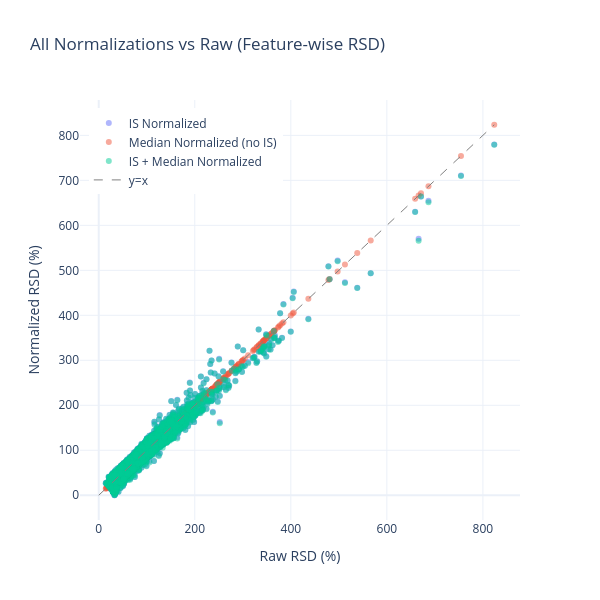

The code cell stored with this chart in its notebook:
### Markdown cell above
### Scatter-plot of RSDs comparison (single grid)

### Code cell
try:
    fig4 = go.Figure()
    colors = ["#636EFA", "#EF553B", "#00CC96"]
    labels = ["IS Normalized", "Median Normalized (no IS)", "IS + Median Normalized"]
    datasets = [rsd_is, rsd_median_only, rsd_final]
    max_val = max(rsd_raw.max(), max(d.max() for d in datasets))
    for data, color, label in zip(datasets, colors, labels):
        fig4.add_trace(go.Scatter(
            x=rsd_raw,
            y=data,
            mode='markers',
            marker=dict(color=color, opacity=0.5, size=6),
            name=label
        ))
    fig4.add_trace(go.Scatter(
        x=[0, max_val],
        y=[0, max_val],
        mode='lines',
        line=dict(color='gray', dash='dash', width=1),
        name='y=x'
    ))
    fig4.update_layout(
        title="All Normalizations vs Raw (Feature-wise RSD)",
        xaxis_title="Raw RSD (%)",
        yaxis_title="Normalized RSD (%)",
        template="plotly_white",
        width=600,
        height=600,
        legend=dict(x=0.02, y=0.98)
    )
    fig4.show()
except Exception as e:
    print(f"ERROR during RSD scatter-plot (single grid) comparison: {e}")

### Figure 1 — Plotly figure (JSON) as saved in the notebook; plotly's stock layout.template omitted (floating-point values rounded to 4 significant figures; data arrays with more than 128 entries replaced by an {"elided": "..."} marker saying what was removed)
{"data": [{"marker": {"color": "#636EFA", "opacity": 0.5, "size": 6}, "mode": "markers", "name": "IS Normalized", "type": "scatter", "x": {"elided": "4287 float values"}, "y": {"elided": "4287 float values"}}, {"marker": {"color": "#EF553B", "opacity": 0.5, "size": 6}, "mode": "markers", "name": "Median Normalized (no IS)", "type": "scatter", "x": {"elided": "4287 float values"}, "y": {"elided": "4287 float values"}}, {"marker": {"color": "#00CC96", "opacity": 0.5, "size": 6}, "mode": "markers", "name": "IS + Median Normalized", "type": "scatter", "x": {"elided": "4287 float values"}, "y": {"elided": "4287 float values"}}, {"line": {"color": "gray", "dash": "dash", "width": 1}, "mode": "lines", "name": "y=x", "type": "scatter", "x": [0, 823.6], "y": [0, 823.6]}], "layout": {"height": 600, "legend": {"x": 0.02, "y": 0.98}, "title": {"text": "All Normalizations vs Raw (Feature-wise RSD)"}, "width": 600, "xaxis": {"title": {"text": "Raw RSD (%)"}}, "yaxis": {"title": {"text": "Normalized RSD (%)"}}}}
